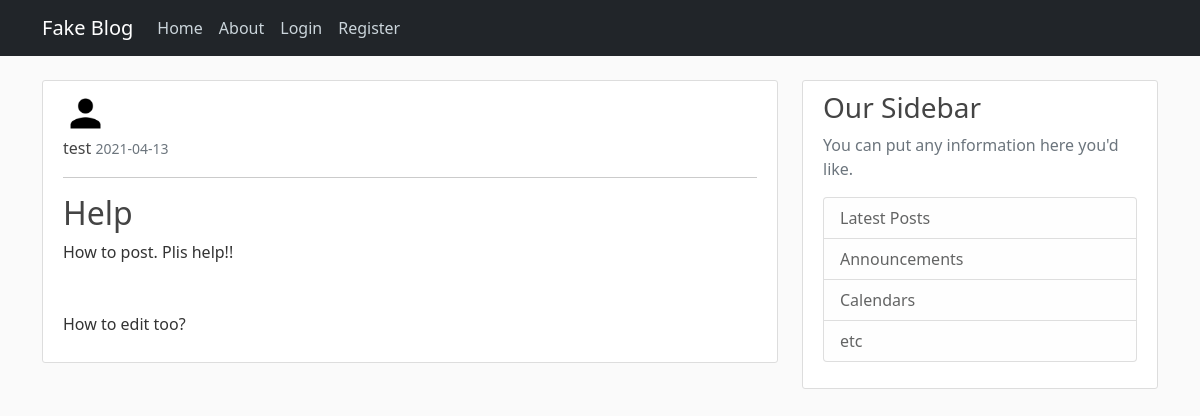
Page /post/3 on the earlier database version.
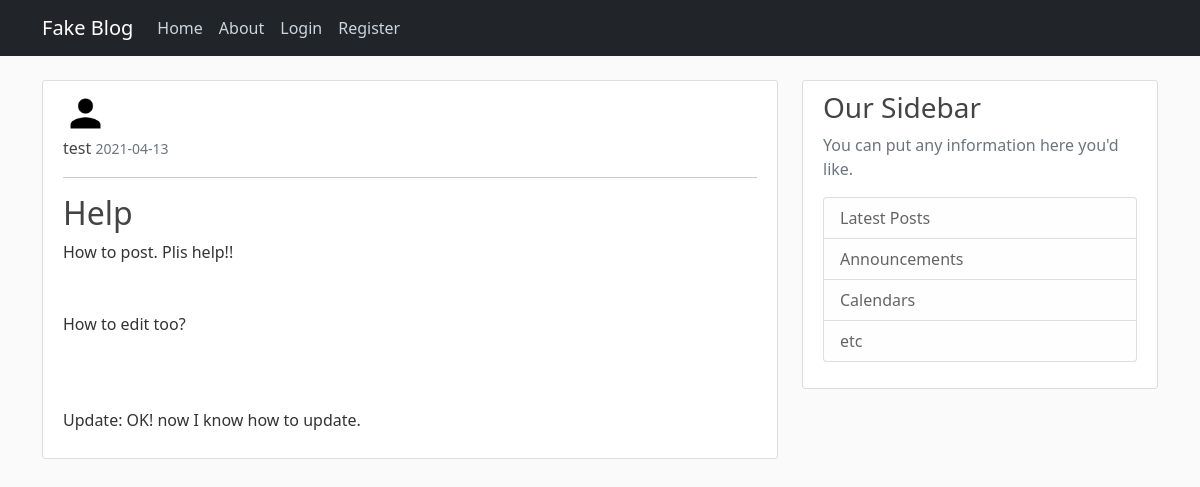
Same page on the later database version.
### flaskblog/models.py (models this page shows, shortened)
class Post(db.Model):
    id = db.Column(db.Integer, primary_key=True)
    title = db.Column(db.String(120), nullable=False)
    date_posted = db.Column(db.DateTime, nullable=False, default=datetime.utcnow)
    content = db.Column(db.Text, nullable=False)
    user_id = db.Column(db.Integer, db.ForeignKey('user.id'), nullable=False)  # refers to the id column in user table. Not class.

### flaskblog/routes.py (the view)
@app.route('/post/<int:post_id>')
def post(post_id):
    post = Post.query.get_or_404(post_id)
    return render_template("post.html", title=post.title, post=post)

### flaskblog/templates/post.html (shortened to what this page needs)
{% extends "layouts.html" %}
    {% block content %}
        <article class="content-section">
            <img class="rounded-circle article-img" src="{{ url_for('static', filename='profile_pic/' + post.author.image_file) }}">
            <div class="media-body">
                <div class="article-metadata">
                    <a class="article-metadata" href="#">{{ post.author.username }}</a>
                    <small class="text-muted">{{ post.date_posted.strftime("%Y-%m-%d") }}</small>
                </div>
                <hr>
                <h2 class="article-title-show">{{ post.title }}</h2>
                <p class="article-content">{{ post.content }}</p>
            </div>
        </article>
    {% endblock content %}

Differences in the rows shown:
changed Post "Help": content "How to post. Plis help!! How to edit too?" → "How to post. Plis help!! How to edit too? Update: OK! now I know how to update."
